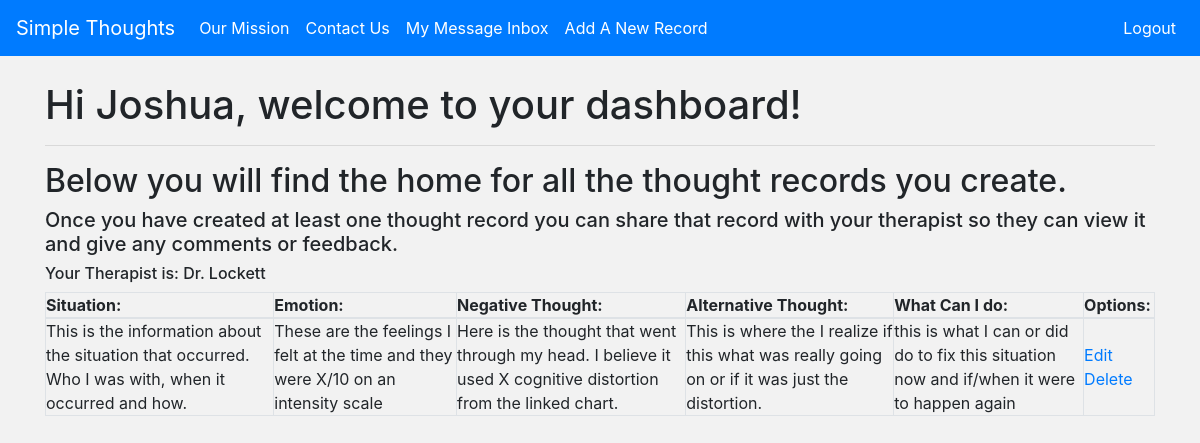
/patient_dashboard (signed in), run on the app's committed database.
### STR_app/models.py (models this page shows)
class Patient(models.Model):
    first_name = models.CharField(max_length=60)
    last_name = models.CharField(max_length=60)
    email = models.CharField(max_length=255)
    password = models.CharField(max_length=255)
    therapist = models.ForeignKey(Therapist, related_name='patients', on_delete=models.CASCADE)
    created_at = models.DateTimeField(auto_now_add = True)
    updated_at = models.DateTimeField(auto_now = True)
    objects = PatientManager()

class Therapist(models.Model):
    title = models.CharField(max_length=60)
    first_name = models.CharField(max_length=60)
    last_name = models.CharField(max_length=60)
    practice_name = models.CharField(max_length=255)
    location = models.CharField(max_length=255)
    gender = models.CharField(max_length=10)
    accept_new_patients = models.BooleanField(default=False)
    email = models.CharField(max_length=255)
    password = models.CharField(max_length=255)
    created_at = models.DateTimeField(auto_now_add = True)
    updated_at = models.DateTimeField(auto_now = True)
    objects = TherapistManager()

class Record(models.Model):
    situation = models.TextField(null = True)
    emotion = models.TextField(null = True)
    negative_thought = models.TextField(null = True)
    alternative_thought = models.TextField(null = True)
    action_taken = models.TextField(null = True)
    share_record = models.BooleanField(default=False)
    patient_with_record = models.ForeignKey(Patient, related_name='records', on_delete=models.CASCADE)
    created_at = models.DateTimeField(auto_now_add = True)
    updated_at = models.DateTimeField(auto_now = True)
    objects = RecordManager()

### STR_app/views.py (the view)
# urls.py: path('patient_dashboard', views.patient_dashboard),
def patient_dashboard(request):
    if 'patient_id' not in request.session:
        return redirect('/')
    this_patient = Patient.objects.filter(id=request.session['patient_id'])
    context = {
        'Patient': this_patient[0],
        'Record': this_patient[0].records.all(),
    }
    return render(request, 'patient_dashboard.html', context)

### STR_app/templates/patient_dashboard.html (shortened to what this page needs)
<!DOCTYPE html>
<html lang="en">
<head>
    <link href="https://stackpath.bootstrapcdn.com/bootstrap/4.5.0/css/bootstrap.min.css" rel="stylesheet">
    {% load static %}
    <link rel="stylesheet" href="{% static 'style/css/style.css' %}">
</head>
<body>
    <nav class="navbar navbar-expand-lg navbar-dark bg-primary">
        <a class="navbar-brand" href="/">Simple Thoughts</a>
        <div class="collapse navbar-collapse" id="navbarNav">
            <ul class="navbar-nav">
                <li class="nav-item active">
                    <a class="nav-link" href="/our_mission">Our Mission <span class="sr-only">(current)</span></a>
                </li>
                <li class="nav-item active">
                    <a class="nav-link" href="/contact">Contact Us</a>
                </li>
                <li class="nav-item active">
                    <a class="nav-link" href="/patient_mailbox">My Message Inbox</a>
                </li>
                <li class="nav-item active">
                    <a class="nav-link" href="/add_a_record">Add A New Record</a>
                </li>
            </ul>
            <ul class="navbar-nav ml-auto">
                <li class="nav-item active">
                    <a class="nav-link" href="/logout">Logout</a>
                </li>
          </ul>
        </div>
      </nav>
    <div class="container">
        <div class="header">
            <h1 id="p_dash_h1">Hi {{ Patient.first_name }}, welcome to your dashboard!</h1>
            <hr>
            <h2>Below you will find the home for all the thought records you create.</h2>
            <h5>Once you have created at least one thought record you can share that record with your therapist so they can view it and give any comments or feedback.</h5>
            <h6>Your Therapist is: {{ Patient.therapist.title }} {{ Patient.therapist.last_name }}</h6>
        </div>
        <div class="main_body">
            <table class="table-bordered" style="width:100%">
                <thead>
                    <tr>
                        <th>Situation:</th>
                        <th>Emotion:</th>
                        <th>Negative Thought:</th>
                        <th>Alternative Thought:</th>
                        <th>What Can I do:</th>
                        <th>Options:</th>
                    </tr>
                </thead>
                <tbody>
                    {% for records in Record %}
                    <tr>
                        <td>{{ records.situation }}</td>
                        <td>{{ records.emotion }}</td>
                        <td>{{ records.negative_thought }}</td>
                        <td>{{ records.alternative_thought }}</td>
                        <td>{{ records.action_taken }}</td>
                        <td id="record_action">
                            <a href="/edit/{{ records.id }}">Edit</a>
                            <a href="/cancel/{{ records.id }}">Delete</a></td>
                    </tr>
                    {% endfor %}
                </tbody>
            </table>
        </div>
    </div>
</body>
</html>

### STR_app/static/style/css/style.css (style rules this page uses)
* { padding: 0px; margin: 0px; }
body { background-color: #f2f2f2; }
#p_dash_h1 { margin-top: 25px; }

### data on the page
Patient: first_name "Joshua", therapist "Dr.", therapist.last_name "Lockett"
Record: situation "This is the information about the situation that occurred. Who I was with, when it occurred and how.", emotion "These are the feelings I felt at the time and they were X/10 on an intensity scale", negative_thought "Here is the thought that went through my head. I believe it used X cognitive distortion from the linked chart.", alternative_thought "This is where the I realize if this what was really going on or if it was just the distortion.", action_taken "this is what I can or did do to fix this situation now and if/when it were to happen again"
